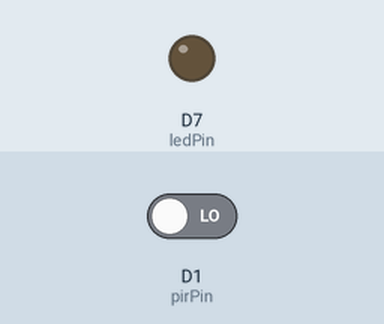
Bench run of a sketch on a simulated ESP8266 (NodeMCU). Parts: output pins drawn as LEDs (lit = HIGH). The test bench sets the inputs (shaded band); at power-on: D1 (pirPin) LOW. What the sketch prints to the serial monitor is not drawn.

Above: at 1.2 s.
1.3 s: D1 (pirPin) driven HIGH
At 1.7 s:
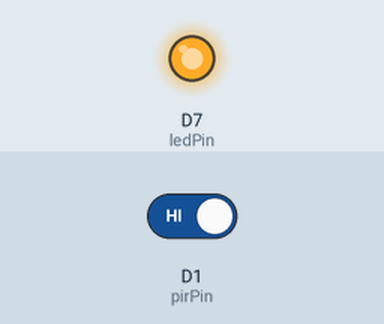
2.8 s: D1 (pirPin) driven LOW
At 4.0 s:
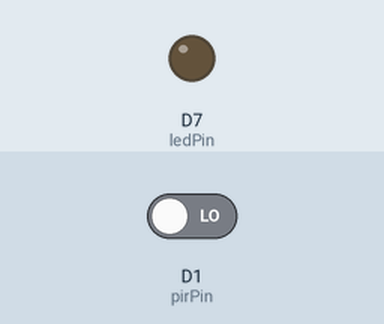
Timing chart, 0 to 5.8 s (numbered marks = the images above; inputs shaded):
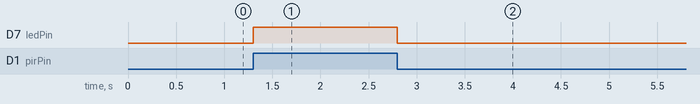

Measured:
- after the input at 1.3 s, D7 (ledPin): LOW → HIGH at once
- after the input at 2.8 s, D7 (ledPin): HIGH → LOW at once

The sketch:

pirnode.ino
```cpp
#define ledPin D7 // Red LED
#define pirPin D1

int pirValue; // variable to store read PIR Value

void setup()
{
  pinMode(ledPin, OUTPUT);
  pinMode(pirPin, INPUT);
  digitalWrite(ledPin, LOW);
}

void loop()
{
  pirValue = digitalRead(pirPin);
  digitalWrite(ledPin, pirValue);
  Serial.print("pirValue");
  Serial.println(pirValue);
}
```
